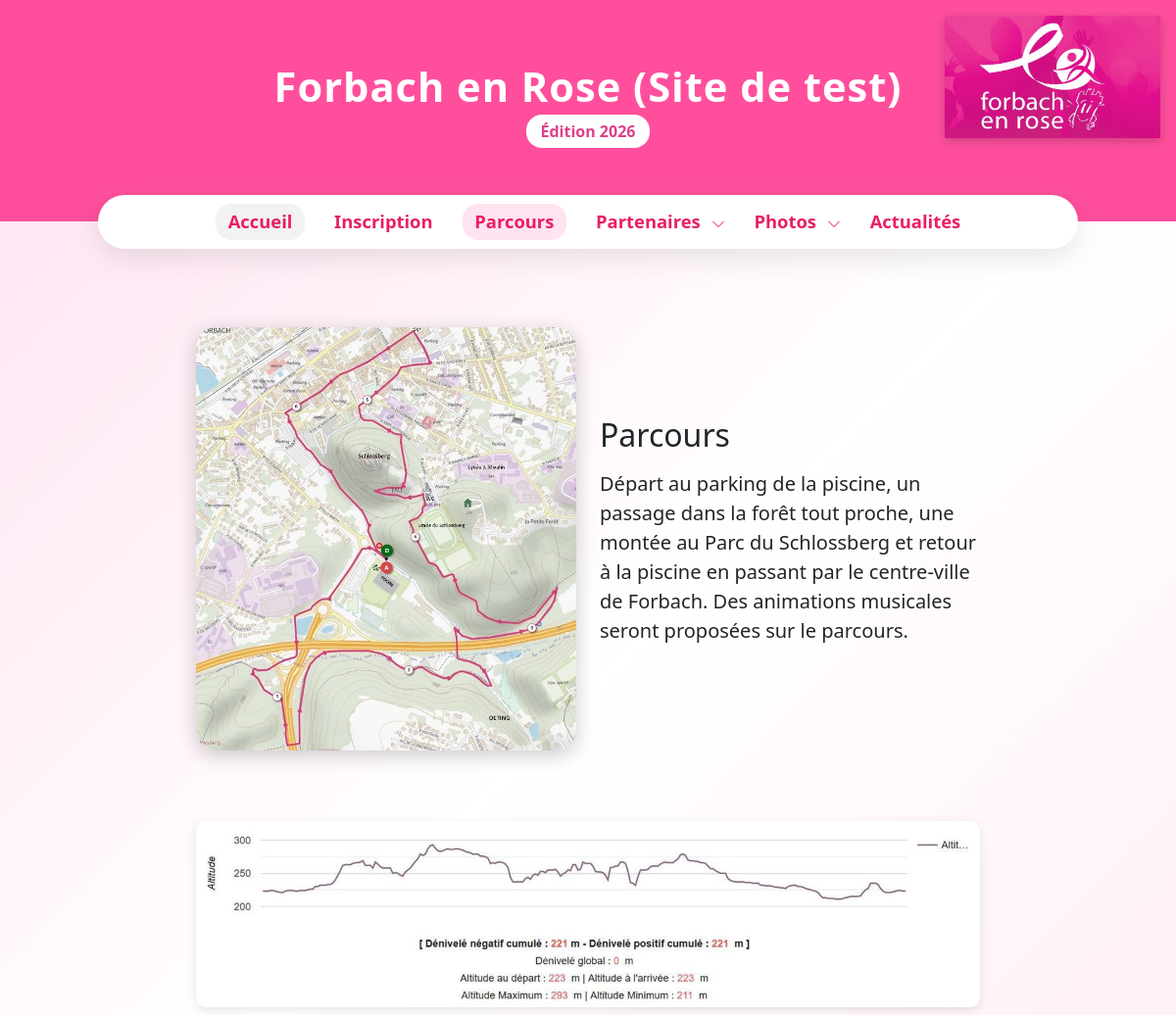
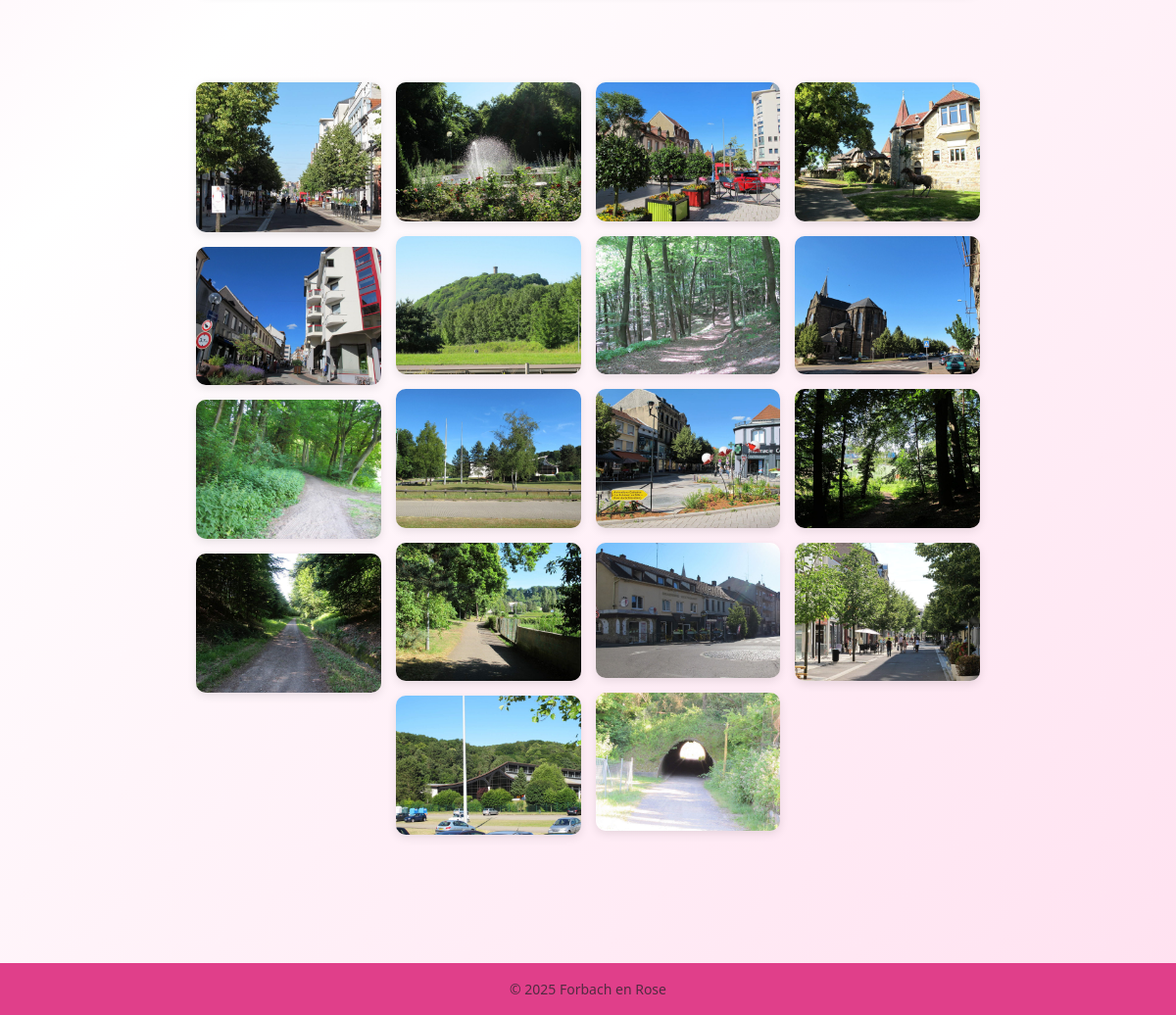
The app's page /public/parcours.php with its own data (2 pictures, top to bottom).
### tables this page shows
CREATE TABLE IF NOT EXISTS `setting` (
  `id` int(11) NOT NULL AUTO_INCREMENT,
  `assoconnect_js` longtext DEFAULT NULL,
  `assoconnect_iframe` longtext DEFAULT NULL,
  `title` varchar(50) DEFAULT NULL,
  `title_color` varchar(50) DEFAULT NULL,
  `picture` varchar(50) DEFAULT NULL,
  `footer` varchar(50) DEFAULT NULL,
  `registration_fee` int(10) DEFAULT NULL,
  `titleAccueil` varchar(50) DEFAULT NULL,
  `edition` varchar(50) DEFAULT NULL,
  `link_facebook` varchar(50) DEFAULT NULL,
  `link_instagram` varchar(50) DEFAULT NULL,
  `accueil_active` int(2) DEFAULT NULL,
  `date_course` timestamp NULL DEFAULT NULL,
  `picture_accueil` varchar(50) DEFAULT NULL,
  `picture_partner` varchar(50) DEFAULT NULL,
  `picture_gradient` varchar(50) DEFAULT NULL,
  `titleParcours` varchar(50) DEFAULT NULL,
  `parcoursDesc` text DEFAULT NULL,
  `picture_parcours` varchar(50) DEFAULT NULL,
  `div_reglementation` mediumtext DEFAULT NULL,
  PRIMARY KEY (`id`)
);

### public/parcours.php (the view, shortened to what this page needs)
<?php require '../config/config.php';
$stmt = $pdo->prepare(
    'SELECT *
       FROM setting
      WHERE id = :id
      LIMIT 1');
$stmt->execute(['id' => 1]);
$data = $stmt->fetch(PDO::FETCH_ASSOC) ?: [];
$titleAccueil  = $data['titleAccueil']   ?? '';
$picture= $data['picture'] ?? '';
$titleColor = $data['title_color'] ?? '#ffffff';
$edition = $data['edition'] ?? '';
$footer= $data['footer'] ?? null;
$titleParcours  = $data['titleParcours']   ?? 'test';
$parcoursDesc = $data['parcoursDesc'] ?? '';
$picture_parcours= $data['picture_parcours'] ?? '';
$picture_gradient= $data['picture_gradient'] ?? '';
?>
<!DOCTYPE html>
<html lang="fr">
<head>
  <link rel="stylesheet" href="../css/forbach-style.css">
  <link rel="stylesheet" href="../css/accueil.css">
  <link rel="stylesheet" href="https://cdn.jsdelivr.net/npm/bootstrap@5.3.2/dist/css/bootstrap.min.css">
</head>
<body>
  <section class="hero">
    <img src="../files/_pictures/<?= htmlspecialchars($picture) ?>"
        alt="Logo Forbach en Rose" class="logo-top">
    <div class="hero-inner">
      <h1 style="color: <?= htmlspecialchars($titleColor) ?>;"><?= htmlspecialchars($titleAccueil) ?></h1>
      <span class="badge-donation"><?= htmlspecialchars($edition) ?></span>
    </div>
  </section>
  <nav class="nav-flottante">
    <a href="accueil.php" class="nav-item accueil-style">Accueil</a>
    <a href="register.php" class="nav-item">Inscription</a>
    <a href="parcours.php" class="nav-item menu-cache">Parcours</a>
    <div class="nav-item dropdown menu-cache" style="position: relative;">
        <a href="#" class="nav-link partenaires-toggle" onclick="toggleDropdown(event)">
            Partenaires <svg class="chevron-icon" xmlns="http://www.w3.org/2000/svg" width="14" height="14" fill="#e91e63" viewBox="0 0 16 16"><path fill-rule="evenodd" d="M1.646 5.646a.5.5 0 0 1 .708 0L8 11.293l5.646-5.647a.5.5 0 0 1 .708.708l-6 6a.5.5 0 0 1-.708 0l-6-6a.5.5 0 0 1 0-.708z"/></svg>
        </a>
    </div>
    <div class="nav-item dropdown menu-cache" style="position: relative;">
        <a href="#" class="nav-link photos-toggle" onclick="togglePhotosDropdown(event)">
            Photos
            <svg class="chevron-icon" xmlns="http://www.w3.org/2000/svg" width="14" height="14" fill="#e91e63" viewBox="0 0 16 16">
            <path fill-rule="evenodd" d="M1.646 5.646a.5.5 0 0 1 .708 0L8 11.293l5.646-5.647a.5.5 0 0 1 .708.708l-6 6a.5.5 0 0 1-.708 0l-6-6a.5.5 0 0 1 0-.708z"/>
            </svg>
        </a>
    </div>
    <a href="news.php" class="nav-item menu-cache">Actualités</a>
  </nav>
  <section class="main-illustration boxsize my-5">
    <div class="row align-items-center">
      <div class="col-md-6">
        <img src="../files/_pictures/<?= htmlspecialchars($picture_parcours) ?>" alt="Image principale" class="img-fluid main-img lightbox-trigger" loading="lazy">
      </div>
      <div class="col-md-6">
        <h2 class="mb-3"><?= htmlspecialchars($titleParcours) ?></h2>
        <p class="lead"><?= htmlspecialchars($parcoursDesc) ?></p>
      </div>
    </div>
  </section>
  <?php if (!empty($picture_gradient)) : ?>
    <div class="section-divider my-4 text-center boxsize">
      <img src="../files/_pictures/<?= htmlspecialchars($picture_gradient) ?>"
          alt="Illustration intermédiaire"
          class="img-fluid img-separatrice lightbox-trigger"
          loading="lazy">
    </div>
  <?php endif; ?>
<section class="album-style boxsize my-5">
  <div class="masonry">
    <?php
      $exts = ['jpg','jpeg','png','webp','gif'];
      $photos = [];
      foreach ($exts as $ext) $photos = array_merge($photos, glob('../files/_parcours/*.' . $ext));
      usort($photos, fn($a, $b) => filemtime($b) - filemtime($a));
      foreach (array_slice($photos, 0, 30) as $file) {
        echo '<img src="' . htmlspecialchars($file) . '" alt="photo" class="masonry-img" loading="lazy">';
      }
    ?>
  </div>
</section>
<footer class="text-center py-3 small text-muted"><?= htmlspecialchars($footer) ?></footer>

### css/forbach-style.css (style rules this page uses)
:root { --rose-500:#ff4f9c; --rose-600:#e03f8a; --bg-grad:linear-gradient(135deg,#ffe1f0 0%,#fff 40%,#ffe1f0 100%); }
body { background:var(--bg-grad);min-height:100vh;display:flex;flex-direction:column; }
.hero { background:var(--rose-500); color:#fff; padding:4rem 1rem 5rem; position:relative; text-align:center; }
.hero h1 { font-size:2.6rem;font-weight:700;letter-spacing:1px; }
.badge-donation { background:#fff;color:var(--rose-600);border-radius:1rem;padding:.4rem .9rem;font-weight:600; }
.hero-inner { max-width:800px;margin:0 auto; }
.logo-top { position:absolute;top:1rem;right:1rem; max-width:220px;width:27vw; filter:drop-shadow(0 3px 6px rgba(0,0,0,.2)); }
.main-img { border-radius: 20px; box-shadow: 0 5px 20px rgba(0, 0, 0, 0.2); transition: transform 0.4s ease; }
.img-separatrice { max-width: 100%; max-height: 400px; border-radius: 10px; box-shadow: 0 3px 10px rgba(0, 0, 0, 0.1); cursor: zoom-in; display: inline-block; }
.boxsize { max-width: 70%; margin: 0 auto; padding: 0 20px; }
.album-style { padding: 20px; }
.masonry { column-count: 6; column-gap: 15px; }
@media (max-width: 1200px) { .masonry { column-count: 4; } }
.masonry-img { width: 100%; margin-bottom: 15px; border-radius: 10px; transition: transform 0.2s ease; cursor: zoom-in; box-shadow: 0 3px 10px rgba(0,0,0,0.1); }

### css/accueil.css (style rules this page uses)
:root { --rose-500:#ff4f9c; --rose-600:#e03f8a; --bg-grad:linear-gradient(135deg,#ffe1f0 0%,#fff 40%,#ffe1f0 100%); }
body { background:var(--bg-grad);min-height:100vh;display:flex;flex-direction:column; }
.nav-flottante { background: white; border-radius: 3rem; padding: 0.3rem 2rem; margin: -1.7rem auto 2rem; width: calc(100% - 100px); max-width: 1000px; display: flex; flex-wrap: wrap; justify-content: center; align-items: center; box-shadow: 0 8px 30px rgba(0, 0, 0, 0.1); position: relative; transition: gap 0.3s ease; }
.nav-flottante a, .menu-deroulant a { color: #e91e63; font-weight: 700; text-decoration: none; font-size: 1.15rem; white-space: nowrap; margin: 0.25rem 0; text-align: center; }
.nav-flottante a.active, .menu-deroulant a.active { background: #ffe3f0; border-radius: 1rem; padding: 0.3rem 0.8rem; }
.logo-top { position:absolute; top:1rem; right:1rem; max-width:220px; width:27vw; filter:drop-shadow(0 3px 6px rgba(0,0,0,.2)); }
footer { background: var(--rose-600); color: white; text-align: center; padding: 1rem; margin-top: 3rem; }
.nav-flottante a.accueil-style { background: #f2f2f2; border-radius: 1rem; padding: 0.3rem 0.8rem; color: #e91e63; font-weight: 700; }
.chevron-icon { margin-left: 6px; vertical-align: middle; transition: transform 0.2s ease; }
.nav-link.partenaires-toggle { color: #e91e63; font-weight: 700; text-decoration: none; }

### records on screen
setting: picture (picture), titleAccueil "Forbach en Rose (Site de test)", edition "Édition 2026", picture_parcours (picture), titleParcours "Parcours", parcoursDesc "Départ au parking de la piscine, un passage dans la forêt tout proche, une montée au Parc du Schlossberg et retour à la piscine en passant par le centre-ville de Forbach. Des animations musicales seront proposées sur le parcours.", picture_gradient (picture), footer "© 2025 Forbach en Rose"
